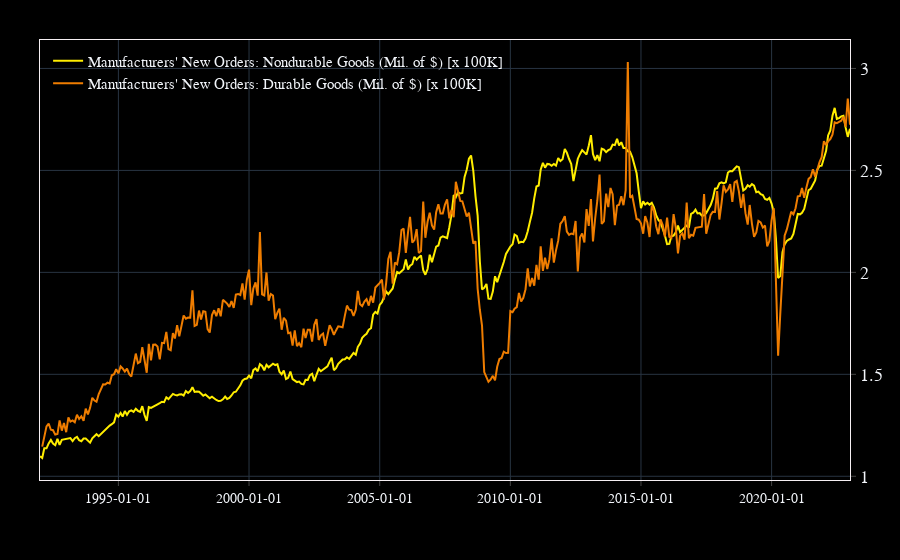

The notebook cell saved with this chart:
### Markdown cell above
Interactive tables make it quick and easy to narrow down a search without having to code a query function.

### Code cell
openbb.economy.fred_chart(series_ids = ['AMNMNO', 'DGORDER'])

### Figure 1 — Plotly figure (JSON) as saved in the notebook; plotly's stock layout.template omitted (floating-point values rounded to 4 significant figures; data arrays with more than 128 entries replaced by an {"elided": "..."} marker saying what was removed)
{"data": [{"hovertemplate": "%{y}<extra></extra>", "name": "Manufacturers' New Orders: Nondurable Goods (Mil. of $) [x 100K]", "type": "scatter", "x": {"elided": "373 str values"}, "y": {"elided": "373 float values"}}, {"hovertemplate": "%{y}<extra></extra>", "name": "Manufacturers' New Orders: Durable Goods (Mil. of $) [x 100K]", "type": "scatter", "x": {"elided": "372 str values"}, "xhoverformat": "%Y-%m-%d", "y": {"elided": "372 float values"}}], "layout": {"bargap": 0, "bargroupgap": 0, "barmode": "overlay", "legend": {"groupclick": "toggleitem", "orientation": "v", "tracegroupgap": 133.3}, "margin": {"b": 80, "l": 40, "r": 50, "t": 40}, "modebar": {"activecolor": "#d1030d", "bgcolor": "#2A2A2A", "color": "#FFFFFF", "orientation": "v"}, "newshape": {"line": {"color": "gold"}}, "xaxis": {"tickformatstops": [{"dtickrange": [null, 604800000], "value": "%Y-%m-%d"}, {"dtickrange": [604800000, "M1"], "value": "%Y-%m-%d"}, {"dtickrange": ["M1", null], "value": "%Y-%m-%d"}], "type": "date"}}}
